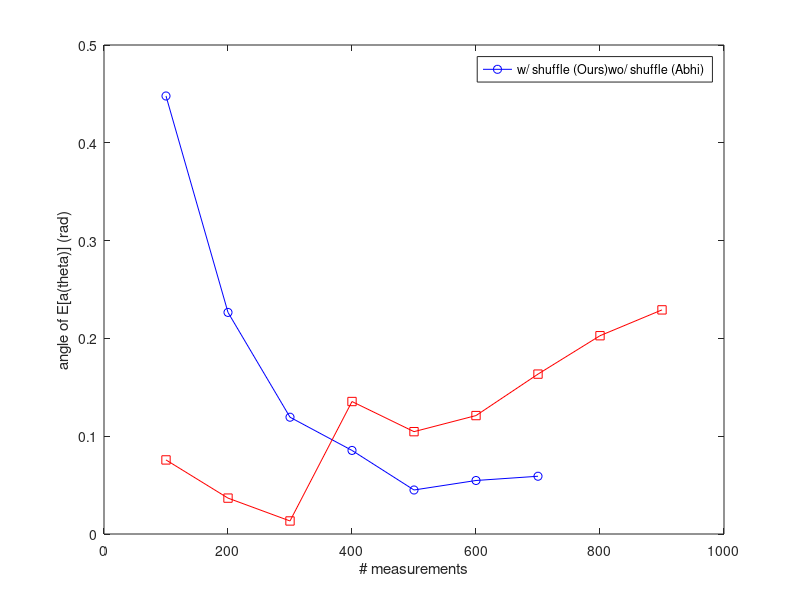

Recreate this plot in MATLAB.
linestyles = ["-", "-.", "--", ":",'-',"-.","--", ":"]; 
fig_size = [1 1 12 6];
fontsize = 22;
export_fname = []; %["./figures/1.png"];

% slide 38
load("d8.mat");
figure('Units','inches', 'Position', [1 1 6 4]);
plot(100*[1:length(data.az_err)], abs(data.az_err), 'bo-'); 
hold on;
plot(100*[1:length(data.az_err2)], abs(data.az_err2), 'rs-'); 
% ylim([0 0.6]); xlim([100 100*length(data.az_err)]); 
xlabel("# measurements"); ylabel("angle of E[a(theta)] (rad)"); 
legend(["w/ shuffle (Ours)", "wo/ shuffle (Abhi)"]);